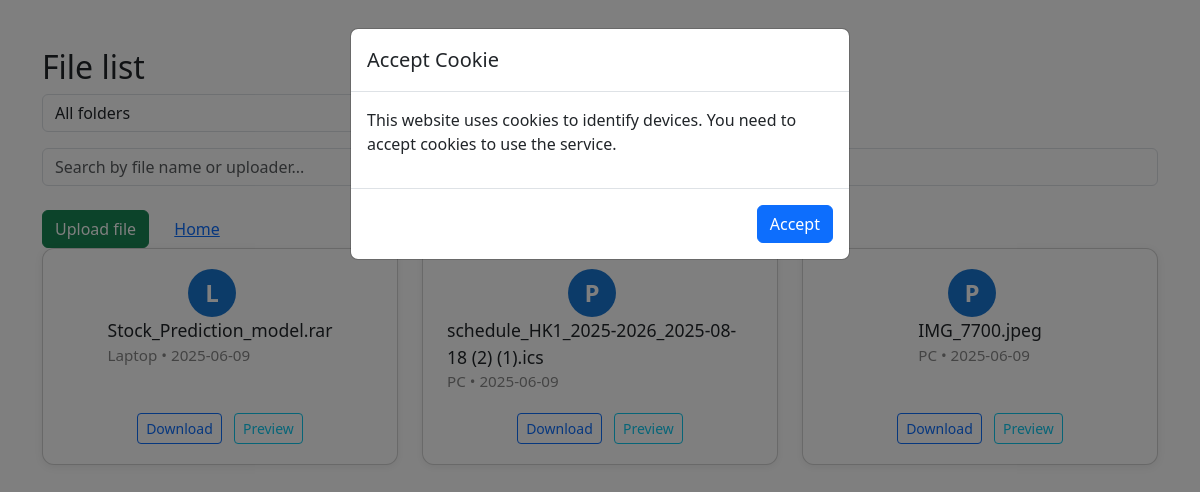
Before: /files with the older database file.
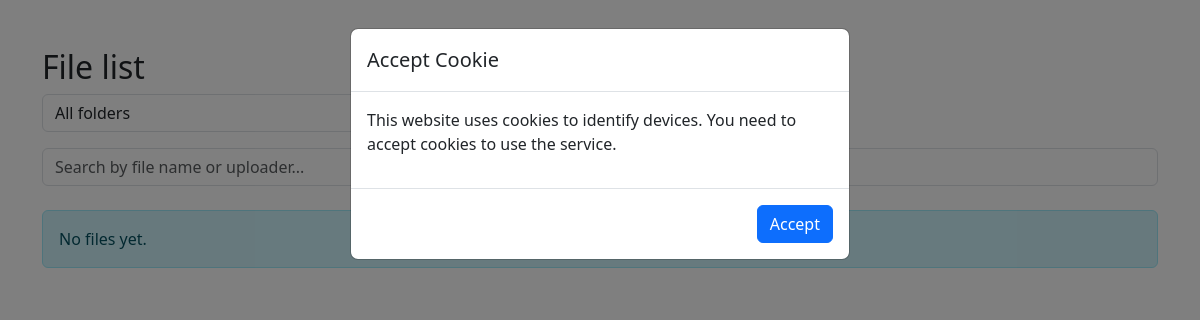
After: the same page with the newer database file.
### tables this page shows
CREATE TABLE files (
            id INTEGER PRIMARY KEY AUTOINCREMENT,
            filename TEXT,
            display_name TEXT,
            title TEXT,
            uploader_id TEXT,
            uploader_name TEXT,
            is_public INTEGER,
            receiver_id TEXT,
            upload_time TEXT,
            file_path TEXT,
            file_type TEXT,
            file_hash TEXT,
            file_size INTEGER,
            folder TEXT DEFAULT 'root'   -- NEW
        );

### app.py (the view)
@app.route('/files')
def files():
    session_id = request.cookies.get(SESSION_COOKIE_NAME)
    device_name = get_device_name(session_id) if session_id else None
    db = get_db()
    cur = db.execute('''SELECT * FROM files WHERE is_public=1 OR receiver_id=? ORDER BY id DESC''', (session_id,))
    files = cur.fetchall()
    return render_template('files.html', has_session=session_id is not None, device_name=device_name, files=files, session_id=session_id)

### app.py (called while the page is built)
def get_db():
    db = getattr(g, '_database', None)
    if db is None:
        db = g._database = sqlite3.connect(DB_PATH)
        db.row_factory = sqlite3.Row
    return db

@app.teardown_appcontext
def close_connection(exception):
    db = getattr(g, '_database', None)
    if db is not None:
        db.close()

### templates/files.html (shortened to what this page needs)
<!DOCTYPE html>
<html lang="en">
<head>
  <link href="https://cdn.jsdelivr.net/npm/bootstrap@5.3.2/dist/css/bootstrap.min.css" rel="stylesheet">
</head>
<body>
  <div class="container mt-5">
    <h2>File list</h2>
    <form method="get" action="/files" class="mb-3" style="max-width:420px">
    <div class="input-group">
        <select name="folder" class="form-select">
        <option value="">All folders</option>
        </select>
        <button class="btn btn-outline-secondary" type="submit">Filter</button>
    </div>
    </form>
    <div class="mb-4">
    </div>
    {% if files and files|length > 0 %}
      <a href="/upload" class="btn btn-success me-2">Upload file</a>
      <a href="/" class="btn btn-link">Home</a>
      <div class="row" id="fileList">
        {% for file in files %}
        <div class="col-12 col-md-6 col-lg-4 file-card-col file-item">
          <div class="file-card card w-100 h-100">
            <div class="file-avatar">
              {{ file.uploader_name|default('?')|first|upper }}
            </div>
            <div class="file-info">
              <div class="file-title">{{ file['title'] }}</div>
              <div class="file-meta">
                {{ file.uploader_name|default('Unknown') }} &bull; {{ file.upload_time[:10] }}
                </div>
            </div>
            <div class="text-nowrap">
              <a href="/download/{{ file.id }}" class="btn btn-outline-primary btn-sm">Download</a>
              <button class="btn btn-outline-info btn-sm ms-2" onclick="showPreview({{ file.id }})">Preview</button>
            </div>
          </div>
        </div>
        {% endfor %}
      </div>
    {% else %}
      <div class="alert alert-info">No files yet.</div>
    {% endif %}
  </div>
  {% if not has_session %}
  <div class="modal show" tabindex="-1" style="display:block; background:rgba(0,0,0,0.5);">
    <div class="modal-dialog">
      <div class="modal-content">
        <div class="modal-header"><h5 class="modal-title">Accept Cookie</h5></div>
        <div class="modal-body">
          <p>This website uses cookies to identify devices. You need to accept cookies to use the service.</p>
        </div>
        <div class="modal-footer">
          <button id="acceptCookieBtn" class="btn btn-primary">Accept</button>
        </div>
      </div>
    </div>
  </div>
  {% endif %}
</body>
</html>

Changed rows visible on the page:
removed files: uploader_name|first "L", title "Stock_Prediction_model.rar", uploader_name "Laptop", upload_time "2025-06-09"
removed files: uploader_name|first "P", title "schedule_HK1_2025-2026_2025-08-18 (2) (1).ics", uploader_name "PC", upload_time "2025-06-09"
removed files: uploader_name|first "P", title "IMG_7700.jpeg", uploader_name "PC", upload_time "2025-06-09"
Other visible differences:
text no longer shown: "Upload file Home"
text now shown: "No files yet."
